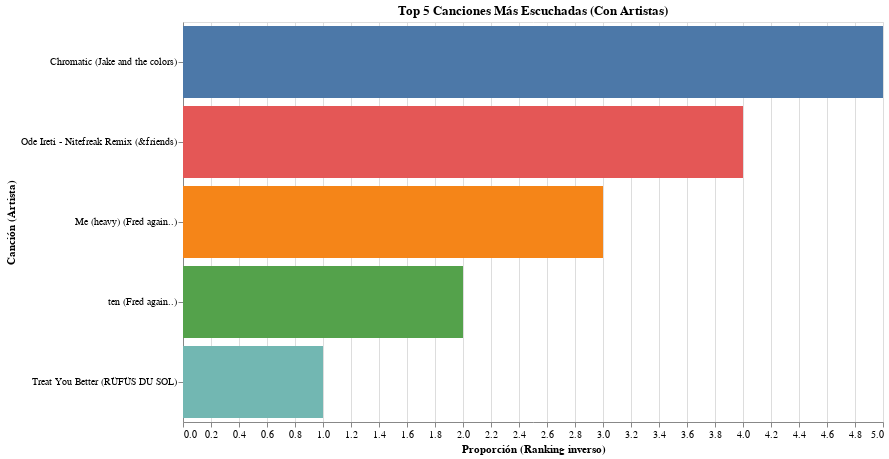

Notebook code cell kept with this figure:
### Code cell
#2. Obtener mis canciones más escuchadas (Top 5)
top_tracks = sp.current_user_top_tracks(limit=5, time_range='medium_term')
song_artist = [(track['name'], track['artists'][0]['name']) for track in top_tracks['items']]

# Crear un DataFrame con las canciones y proporciones ficticias
df_bars = pd.DataFrame({
    "Canción (Artista)": [f"{song[0]} ({song[1]})" for song in song_artist],
    "Proporción": list(range(5, 0, -1))  # Ejemplo de ranking inverso (5, 4, 3, 2, 1)
})

# Imprimir la lista de canciones más escuchadas
print("Canciones más escuchadas:")
for idx, song in enumerate(df_bars["Canción (Artista)"], start=1):
    print(f"{idx}. {song}")

# Crear el gráfico de barras
bar_chart = alt.Chart(df_bars).mark_bar().encode(
    x=alt.X("Proporción:Q", title="Proporción (Ranking inverso)"),
    y=alt.Y("Canción (Artista):N", sort="-x", title="Canción (Artista)"),
    color=alt.Color("Canción (Artista):N", legend=None),  # Colores dinámicos por canción
    tooltip=["Canción (Artista)", "Proporción"]
).properties(
    title="Top 5 Canciones Más Escuchadas (Con Artistas)",
    width=700,
    height=400
)

# Mostrar el gráfico
bar_chart.display()

### Figure 1 — Vega-Lite specification as saved in the notebook (floating-point values rounded to 4 significant figures)
{"config": {"view": {"continuousWidth": 300, "continuousHeight": 300}}, "data": {"name": "data-3f21413054b71fdb63d9ddb8b07c010b"}, "mark": {"type": "bar"}, "encoding": {"color": {"field": "Canción (Artista)", "legend": null, "type": "nominal"}, "tooltip": [{"field": "Canción (Artista)", "type": "nominal"}, {"field": "Proporción", "type": "quantitative"}], "x": {"field": "Proporción", "title": "Proporción (Ranking inverso)", "type": "quantitative"}, "y": {"field": "Canción (Artista)", "sort": "-x", "title": "Canción (Artista)", "type": "nominal"}}, "height": 400, "title": "Top 5 Canciones Más Escuchadas (Con Artistas)", "width": 700, "$schema": "https://vega.github.io/schema/vega-lite/v5.20.1.json", "datasets": {"data-3f21413054b71fdb63d9ddb8b07c010b": [{"Canción (Artista)": "Chromatic (Jake and the colors)", "Proporción": 5}, {"Canción (Artista)": "Ode Ireti - Nitefreak Remix (&friends)", "Proporción": 4}, {"Canción (Artista)": "Me (heavy) (Fred again..)", "Proporción": 3}, {"Canción (Artista)": "ten (Fred again..)", "Proporción": 2}, {"Canción (Artista)": "Treat You Better (RÜFÜS DU SOL)", "Proporción": 1}]}}
